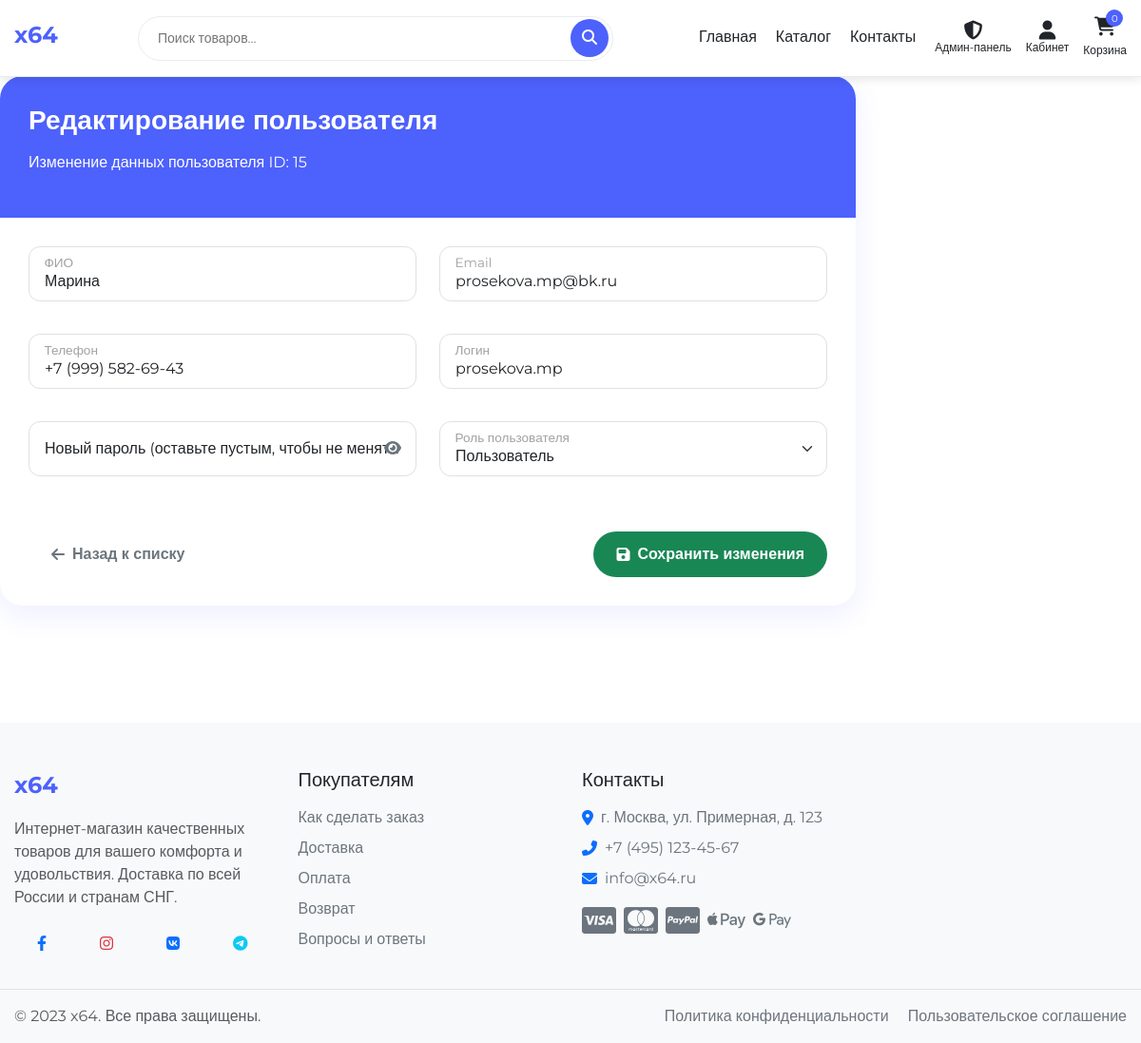
Page /admin/edit_user.php?id=15 (signed in) on the committed database.
### tables this page shows
CREATE TABLE `users` (
  `id` int NOT NULL,
  `fullname` varchar(255) NOT NULL COMMENT 'ФИО пользователя (отчество не обязательно)',
  `email` varchar(255) NOT NULL COMMENT 'Электронная почта пользователя',
  `phone` varchar(20) NOT NULL COMMENT 'Номер телефона пользователя',
  `login` varchar(255) NOT NULL COMMENT 'Логин пользователя для входа в систему',
  `password` varchar(255) NOT NULL COMMENT 'Хешированный пароль пользователя',
  `role` varchar(20) NOT NULL DEFAULT 'user' COMMENT 'Роль пользователя (по умолчанию "user")',
  `telegram_id` varchar(50) DEFAULT NULL COMMENT 'ID пользователя в Telegram',
  `telegram_username` varchar(100) DEFAULT NULL COMMENT 'Username пользователя в Telegram',
  `telegram_verification_code` varchar(10) DEFAULT NULL COMMENT 'Код для подтверждения привязки Telegram',
  `telegram_code_expires` timestamp NULL DEFAULT NULL COMMENT 'Время истечения кода подтверждения'
);

### includes/config/db_functions.php (called while the page is built, shortened)
<?php
function getUserById($user_id) {
    global $conn;
    $sql = "SELECT id, fullname, email, phone, login, role FROM users WHERE id = " . (int)$user_id;
    $result = mysqli_query($conn, $sql);
    if (mysqli_num_rows($result) > 0) {
        return mysqli_fetch_assoc($result);
    }
    return null;
}

### admin/edit_user.php (the view, shortened to what this page needs)
<?php
require_once '../includes/config/db_functions.php';
$edit_user_id = (int)$_GET['id'];
$edit_user = getUserById($edit_user_id);
include_once '../includes/header/header.php';
?>
            <div class="col-lg-9 col-md-8">
                <div class="profile-main-card">
                    <div class="profile-header">
                        <h2 class="profile-name">Редактирование пользователя</h2>
                        <p>Изменение данных пользователя ID: <?php echo $edit_user_id; ?></p>
                    </div>
                    <div class="profile-body">
                        <form action="" method="post">
                            <div class="row">
                                <div class="col-md-6 mb-4">
                                    <div class="form-floating">
                                        <input type="text" class="form-control rounded-4" id="fullname" name="fullname" value="<?php echo htmlspecialchars($edit_user['fullname']); ?>" placeholder="Иванов Иван Иванович" required>
                                        <label for="fullname">ФИО</label>
                                    </div>
                                </div>
                                <div class="col-md-6 mb-4">
                                    <div class="form-floating">
                                        <input type="email" class="form-control rounded-4" id="email" name="email" value="<?php echo htmlspecialchars($edit_user['email']); ?>" placeholder="mail@example.com" required>
                                        <label for="email">Email</label>
                                    </div>
                                </div>
                                <div class="col-md-6 mb-4">
                                    <div class="form-floating">
                                        <input type="tel" class="form-control rounded-4" id="phone" name="phone" value="<?php echo htmlspecialchars($edit_user['phone']); ?>" placeholder="+7 (999) 999-99-99" required>
                                        <label for="phone">Телефон</label>
                                    </div>
                                </div>
                                <div class="col-md-6 mb-4">
                                    <div class="form-floating">
                                        <input type="text" class="form-control rounded-4" id="login" name="login" value="<?php echo htmlspecialchars($edit_user['login']); ?>" placeholder="username" required>
                                        <label for="login">Логин</label>
                                    </div>
                                </div>
                                <div class="col-md-6 mb-4">
                                    <div class="form-floating password-field">
                                        <input type="password" class="form-control rounded-4" id="password" name="password" placeholder="Пароль">
                                        <label for="password">Новый пароль (оставьте пустым, чтобы не менять)</label>
                                        <span class="password-toggle" onclick="togglePassword('password')">
                                            <i class="fas fa-eye"></i>
                                        </span>
                                    </div>
                                </div>
                                <div class="col-md-6 mb-4">
                                    <div class="form-floating">
                                        <select class="form-select rounded-4" id="role" name="role" required>
                                            <option value="user" <?php echo $edit_user['role'] === 'user' ? 'selected' : ''; ?>>Пользователь</option>
                                        </select>
                                        <label for="role">Роль пользователя</label>
                                    </div>
                                </div>
                            </div>
                            <div class="d-flex justify-content-between mt-4">
                                <a href="index.php?tab=users" class="btn btn-outline-secondary rounded-pill px-4">
                                    <i class="fas fa-arrow-left me-2"></i>Назад к списку
                                </a>
                                <button type="submit" class="btn btn-success rounded-pill px-4">
                                    <i class="fas fa-save me-2"></i>Сохранить изменения
                                </button>
                            </div>
                        </form>
                    </div>
                </div>
            </div>
<?php
include_once '../includes/footer/footer.php';
?>

### css/style.css (style rules this page uses)
:root { --primary-color: #4d61fc; --primary-color-hover: #3a4cd1; --secondary-color: #6c757d; --success-color: #28a745; --danger-color: #dc3545; --warning-color: #ffc107; --info-color: #17a2b8; --light-color: #f8f9fa; --dark-color: #343a40; --body-bg: #ffffff; --text-color: #212529; --border-color: #e9ecef; --border-radius: 16px; --btn-border-radius: 50px; --box-shadow: 0 0.5rem 1rem rgba(0, 0, 0, 0.15); --transition: all 0.3s cubic-bezier(0.4, 0, 0.2, 1); --container-width: 1200px; }
* { margin: 0; padding: 0; box-sizing: border-box; }
html { scroll-behavior: smooth; overflow-x: hidden; width: 100%; position: relative; }
body { font-family: 'Montserrat', sans-serif; font-size: 16px; line-height: 1.5; color: var(--text-color); background-color: var(--body-bg); overflow-x: hidden; width: 100%; position: relative; max-width: 100vw; }
a { color: var(--primary-color); text-decoration: none; transition: var(--transition); }
.btn { display: inline-flex; align-items: center; justify-content: center; padding: 12px 24px; font-size: 16px; font-weight: 600; border-radius: var(--btn-border-radius) !important; cursor: pointer; transition: var(--transition); border: none; outline: none; }
.profile-main-card { border-radius: 24px; box-shadow: 0 10px 30px rgba(77, 97, 252, 0.1); transition: all 0.3s ease; background-color: #fff; overflow: hidden; margin-bottom: 25px; }
.profile-header { background: var(--primary-color); color: white; padding: 30px; position: relative; overflow: hidden; }
.profile-header::after { display: none; }
.profile-name { font-size: 28px; font-weight: 600; margin-bottom: 15px; }
.profile-body { padding: 30px; }
.profile-card, .profile-main-card, .profile-info-card { animation: fadeIn 0.6s ease-out forwards; }
.profile-main-card { animation: fadeIn 0.5s 0.1s ease-out forwards; opacity: 0; }

### css/components/home.css (style rules this page uses)
.d-flex { display: flex; }
.mb-4 { margin-bottom: 1.5rem; }
.mt-4 { margin-top: 1.5rem; }

### css/header-scroll.css (style rules this page uses)
body { padding-top: 80px; }

### admin/edit_user.php (style rules this page uses)
.form-floating { position: relative; margin-bottom: 10px; }
.form-floating > .form-control, .form-floating > .form-select { padding: 1.5rem 1rem 0.5rem; height: calc(3.5rem + 2px); }
.form-floating > label { position: absolute; top: 0; left: 0; width: 100%; height: 100%; padding: 1rem 1rem; pointer-events: none; border: 1px solid transparent; transform-origin: 0 0; transition: opacity .1s ease-in-out, transform .1s ease-in-out; }
.form-floating > .form-control:focus ~ label, .form-floating > .form-control:not(:placeholder-shown) ~ label, .form-floating > .form-select ~ label { opacity: 0.65; transform: scale(0.85) translateY(-0.5rem) translateX(0.15rem); }
.form-control, .form-select { border: 1px solid #e0e0e0; transition: all 0.3s; }
.rounded-4 { border-radius: 12px !important; }
.password-field { position: relative; }
.password-toggle { position: absolute; top: 50%; right: 1rem; transform: translateY(-50%); cursor: pointer; z-index: 5; color: #6c757d; transition: all 0.3s; }

### rows in the picture
users: fullname "Марина", email "prosekova.mp@bk.ru", phone "+7 (999) 582-69-43", login "prosekova.mp", role "Пользователь"

### other values in the picture
$cart_count "0"
$edit_user_id "15"
